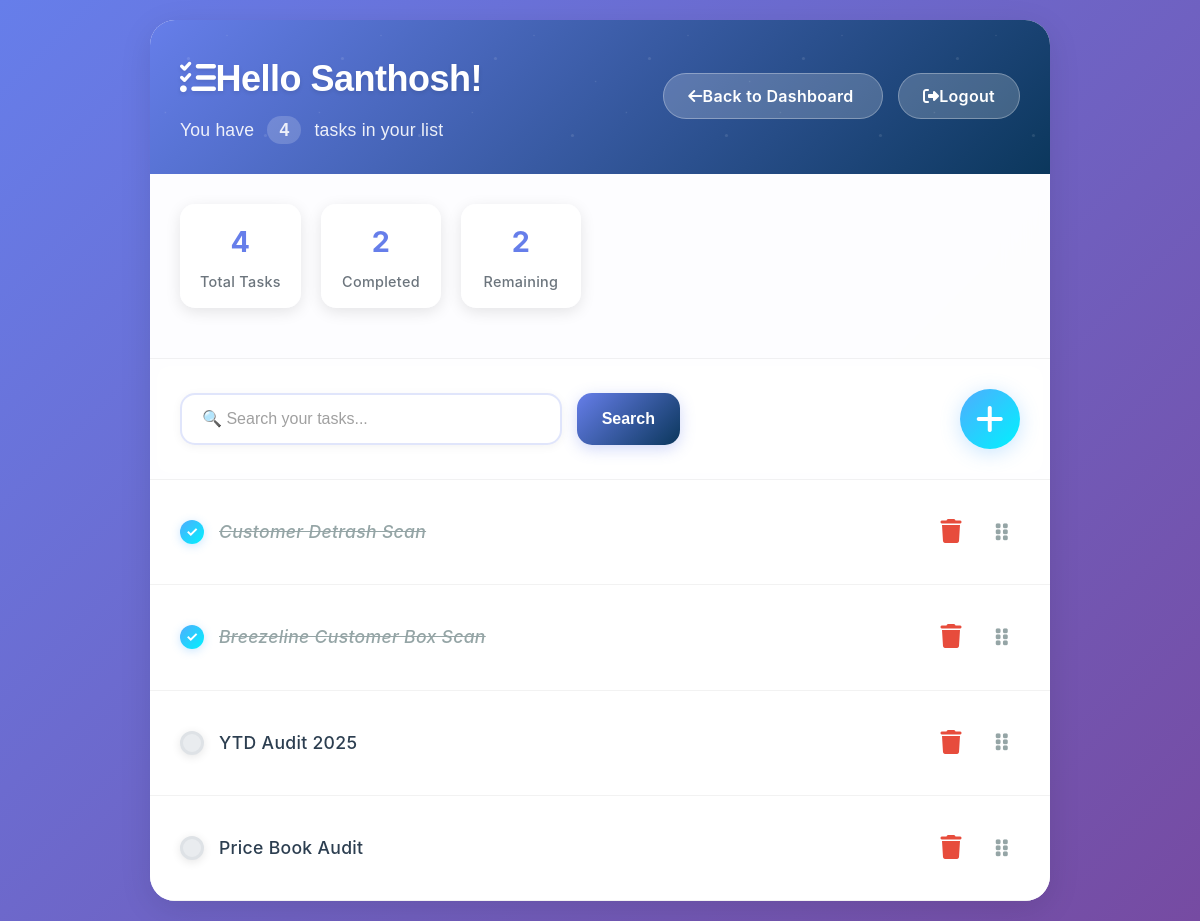
The app's page /tasks/ (signed in) with its own data.
### base/models.py (models this page shows)
class Task(models.Model):
    user = models.ForeignKey(
        User, on_delete=models.CASCADE, null=True, blank=True)
    title = models.CharField(max_length=200)
    description = models.TextField(null=True, blank=True)
    complete = models.BooleanField(default=False)
    created = models.DateTimeField(auto_now_add=True)
    def __str__(self):
        return self.title
    class Meta:
        order_with_respect_to = 'user'

### base/views.py (the view)
# urls.py: path('tasks/', TaskList.as_view(), name='tasks'),
class TaskList(LoginRequiredMixin, ListView):
    model = Task
    context_object_name = 'tasks'
    def dispatch(self, request, *args, **kwargs):
        if not request.user.is_superuser:
            try:
                profile = request.user.profile
                if not profile.is_approved:
                    return redirect('pending-approval')
            except UserProfile.DoesNotExist:
                return redirect('pending-approval')
        return super().dispatch(request, *args, **kwargs)
    def get_context_data(self, **kwargs):
        context = super().get_context_data(**kwargs)
        context['tasks'] = context['tasks'].filter(user=self.request.user)
        user_tasks = context['tasks']
        context['total_tasks'] = user_tasks.count()
        context['completed_tasks'] = user_tasks.filter(complete=True).count()
        context['remaining_tasks'] = user_tasks.filter(complete=False).count()
        context['count'] = context['total_tasks']
        search_input = self.request.GET.get('search-area') or ''
        if search_input:
            context['tasks'] = context['tasks'].filter(
                title__contains=search_input)
        context['search_input'] = search_input
        return context

### base/models.py (called while the page is built)
    @property
    def is_approved(self):
        return self.status == 'approved'

### base/templates/base/task_list.html (shortened to what this page needs)
{% extends 'base/main.html' %}
{% block content %}
<div class="header-bar">
    <div class="header-content">
    <h1><i class="fas fa-tasks me-2"></i>Hello {{request.user|title}}!</h1>
    <h3>You have <i>{{ total_tasks }}</i> task{{ total_tasks|pluralize }} in your list</h3>
    </div>
    <div>
        <a href="{% url 'dashboard' %}" style="margin-right: 15px;">
            <i class="fas fa-arrow-left me-2"></i>Back to Dashboard
        </a>
        {% if request.user.is_authenticated %}
            <a href="{% url 'logout' %}">
                <i class="fas fa-sign-out-alt me-2"></i>Logout
            </a>
        {% else %}
            <a href="{% url 'login' %}">
                <i class="fas fa-sign-in-alt me-2"></i>Login
            </a>
        {% endif %}
    </div>
</div>
{% if tasks|length > 0 %}
<div style="padding: 30px; background: rgba(255, 255, 255, 0.8); border-bottom: 1px solid rgba(0, 0, 0, 0.05);">
    <div class="task-stats">
        <div class="stat-item">
                <div class="stat-number">{{ total_tasks }}</div>
            <div class="stat-label">Total Tasks</div>
        </div>
        <div class="stat-item">
                <div class="stat-number">{{ completed_tasks }}</div>
                <div class="stat-label">Completed</div>
        </div>
        <div class="stat-item">
                <div class="stat-number">{{ remaining_tasks }}</div>
                <div class="stat-label">Remaining</div>
        </div>
    </div>
</div>
{% endif %}
<div id="search-add-wrapper">
    <form method="GET">
        <input type='text' name='search-area' placeholder="🔍 Search your tasks..." value="{{search_input}}">
        <input class="button" type="submit" value='Search'>
    </form>
    {% if tasks|length > 0 or search_input %}
        <a id="add-link" href="{% url 'task-create' %}" title="Add New Task">
            <i class="fas fa-plus"></i>
        </a>
    {% endif %}
</div>
<div id="tasklist" class="task-items-wrapper">
    {% for task in tasks %}
        <div class="task-wrapper{% if task.complete %} completed{% endif %}" data-position="{{task.pk}}">
            <div class="task-title">
                {% if task.complete %}
                    <div class="task-complete-icon" title="Completed Task"></div>
                    <a href="{% url 'task-update' task.id %}">{{task}}</a>
                {% else %}
                    <div class="task-incomplete-icon" title="Pending Task"></div>
                    <a href="{% url 'task-update' task.id %}">{{task}}</a>
                {% endif %}
            </div>
            <div class="task-controls">
                <a class="delete-link" href="{% url 'task-delete' task.id %}"
                   onclick="return confirm('Are you sure you want to delete this task?')"
                   title="Delete Task">
                    <i class="fas fa-trash"></i>
                </a>
                <span class="handle" title="Drag to Reorder">
                    <i class="fas fa-grip-vertical"></i>
                </span>
            </div>
        </div>
    {% endfor %}
</div>
{% endblock %}

### base/templates/base/task_list.html (style rules this page uses)
.task-stats { display: flex; gap: 20px; margin-bottom: 20px; flex-wrap: wrap; }
.stat-item { background: rgba(255, 255, 255, 0.9); padding: 15px 20px; border-radius: 15px; text-align: center; min-width: 120px; box-shadow: 0 4px 15px rgba(0, 0, 0, 0.1); transition: all 0.3s ease; }
.stat-number { font-size: 1.8rem; font-weight: 700; color: #667eea; margin-bottom: 5px; }
.stat-label { font-size: 0.9rem; color: #6c757d; font-weight: 500; }

### records on screen
Task: title "Customer Detrash Scan"
Task: title "Breezeline Customer Box Scan"
Task: title "YTD Audit 2025"
Task: title "Price Book Audit"

### other values on screen
{{ request.user|title }} "Santhosh"
{{ total_tasks }} "4"
{{ completed_tasks }} "2"
{{ remaining_tasks }} "2"
